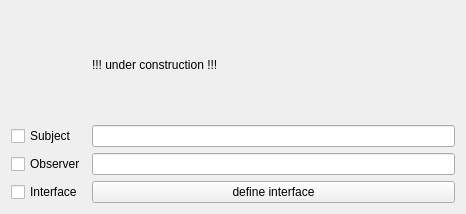
<?xml version="1.0" encoding="UTF-8"?>
<ui version="4.0">
 <class>GeneratorObserver</class>
 <widget class="QWidget" name="GeneratorObserver">
  <property name="geometry">
   <rect>
    <x>0</x>
    <y>0</y>
    <width>466</width>
    <height>214</height>
   </rect>
  </property>
  <property name="windowTitle">
   <string>GeneratorObserver</string>
  </property>
  <layout class="QGridLayout" name="gridLayout">
   <item row="1" column="1">
    <widget class="QLineEdit" name="lineEditSubject"/>
   </item>
   <item row="0" column="1">
    <widget class="QLabel" name="label_3">
     <property name="text">
      <string>!!! under construction !!!</string>
     </property>
    </widget>
   </item>
   <item row="2" column="0">
    <widget class="QCheckBox" name="checkBoxObserver">
     <property name="text">
      <string>Observer</string>
     </property>
    </widget>
   </item>
   <item row="2" column="1">
    <widget class="QLineEdit" name="lineEditObserver"/>
   </item>
   <item row="3" column="0">
    <widget class="QCheckBox" name="checkBoxInterface">
     <property name="text">
      <string>Interface</string>
     </property>
    </widget>
   </item>
   <item row="3" column="1">
    <widget class="InterfaceEditor" name="interfaceEditor">
     <property name="text">
      <string>define interface</string>
     </property>
    </widget>
   </item>
   <item row="1" column="0">
    <widget class="QCheckBox" name="checkBoxSubject">
     <property name="text">
      <string>Subject</string>
     </property>
    </widget>
   </item>
  </layout>
 </widget>
 <customwidgets>
  <customwidget>
   <class>InterfaceEditor</class>
   <extends>QPushButton</extends>
   <header>InterfaceEditor.h</header>
  </customwidget>
 </customwidgets>
 <resources/>
 <connections/>
</ui>
